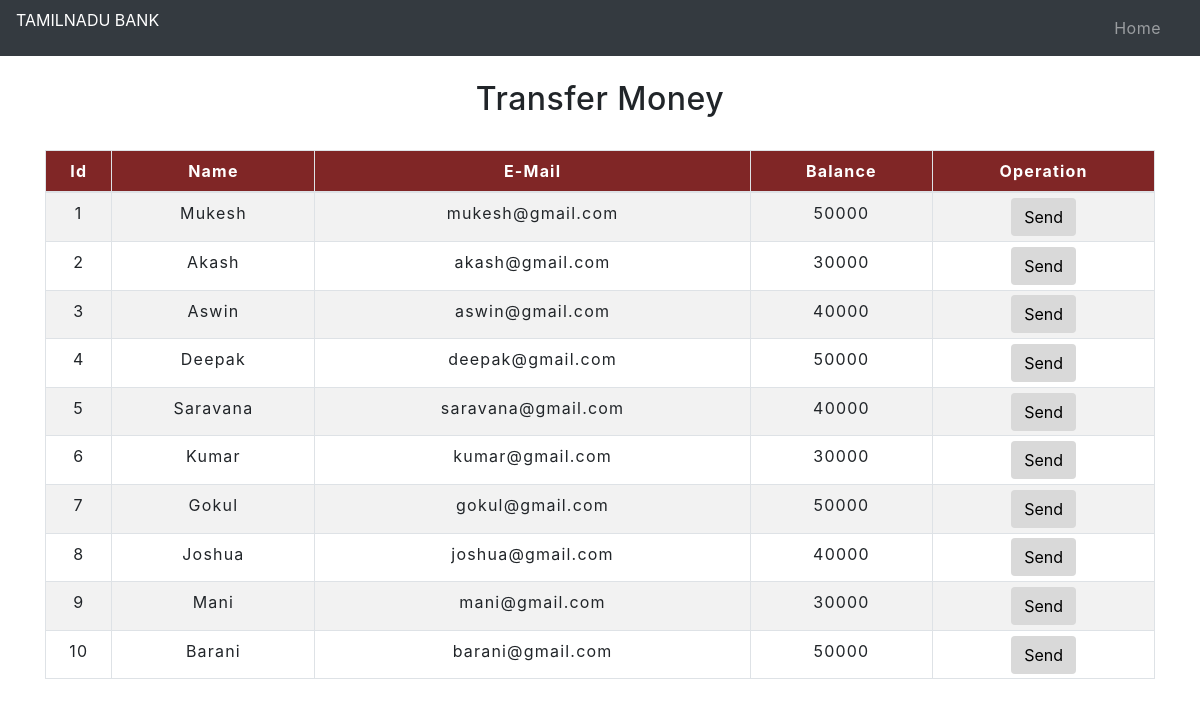
The app's page /transfermoney.php with its own data.
### tables this page shows
CREATE TABLE `users` (
  `id` int(3) NOT NULL,
  `name` text NOT NULL,
  `email` varchar(30) NOT NULL,
  `balance` int(8) NOT NULL
);

### transfermoney.php (the view, shortened to what this page needs)
<!DOCTYPE html>
<html lang="en">
<head>
<link rel="stylesheet" type="text/css" href="css/navbar.css">
<link rel="stylesheet" type="text/css" href="css/table.css">
    <link rel="stylesheet" href="https://maxcdn.bootstrapcdn.com/bootstrap/4.0.0/css/bootstrap.min.css">
</head>
<body>
<?php
    include 'config.php';
    $sql = "SELECT * FROM users";
    $result = mysqli_query($conn,$sql);
?>
<?php
  include 'navbar.php';
?>
<div class="container">
        <h2 class="text-center pt-4">Transfer Money</h2>
        <br>
            <div class="row">
                <div class="col">
                    <div class="table-responsive-sm">
                    <table class="table table-hover table-sm table-striped table-condensed table-bordered">
                        <thead>
                            <tr>
                            <th scope="col" class="text-center py-2">Id</th>
                            <th scope="col" class="text-center py-2">Name</th>
                            <th scope="col" class="text-center py-2">E-Mail</th>
                            <th scope="col" class="text-center py-2">Balance</th>
                            <th scope="col" class="text-center py-2">Operation</th>
                            </tr>
                        </thead>
                        <tbody>
                <?php
                    while($rows=mysqli_fetch_assoc($result)){
                ?>
                    <tr>
                        <td class="py-2"><?php echo $rows['id'] ?></td>
                        <td class="py-2"><?php echo $rows['name']?></td>
                        <td class="py-2"><?php echo $rows['email']?></td>
                        <td class="py-2"><?php echo $rows['balance']?></td>
                        <td><a href="selecteduserdetail.php?id= <?php echo $rows['id'] ;?>"> <button type="button" class="btn">Send</button></a></td>
                    </tr>
                <?php
                    }
                ?>
                        </tbody>
                    </table>
                    </div>
                </div>
            </div>
         </div>
</body>
</html>

### navbar.php (shortened to what this page needs)
<html>
<nav class="navbar navbar-expand-md navbar-dark bg-dark">
	<div class="collapse navbar-collapse" id="collapsibleNavbar">
  <p style="color:white;"style=text-align>TAMILNADU BANK</p>
            <ul class="navbar-nav ml-auto">
              <li class="nav-item">
                <a class="nav-link" href="index.php">Home</a>
              </li>
          </div>
      </nav>

### css/navbar.css (style rules this page uses)
.nav-link { margin-right: 15px; color:#2F363F; letter-spacing: 0.5px; transition: 0.5s; }
h2 { color: #4C4B4C; letter-spacing: 0.5px; font-family: raleway; }

### css/table.css (style rules this page uses)
* { padding: 0; margin: 0; box-sizing: border-box; font-family: font-family: Arial, Helvetica, sans-serif;; }
h2 { font-size: 40px; }
table { letter-spacing: 1.2px; }
td { text-align: center; }
thead { color:rgb(255, 255, 255); background-color:#802626 ; }
button { border:none; background: #d9d9d9; transition: 1s; }

### transfermoney.php (style rules this page uses)
body { transition: 1.5s; }

### records on screen
users: id "1", name "Mukesh", email "mukesh@gmail.com", balance "50000"
users: id "2", name "Akash", email "akash@gmail.com", balance "30000"
users: id "3", name "Aswin", email "aswin@gmail.com", balance "40000"
users: id "4", name "Deepak", email "deepak@gmail.com", balance "50000"
users: id "5", name "Saravana", email "saravana@gmail.com", balance "40000"
users: id "6", name "Kumar", email "kumar@gmail.com", balance "30000"
users: id "7", name "Gokul", email "gokul@gmail.com", balance "50000"
users: id "8", name "Joshua", email "joshua@gmail.com", balance "40000"
users: id "9", name "Mani", email "mani@gmail.com", balance "30000"
users: id "10", name "Barani", email "barani@gmail.com", balance "50000"
